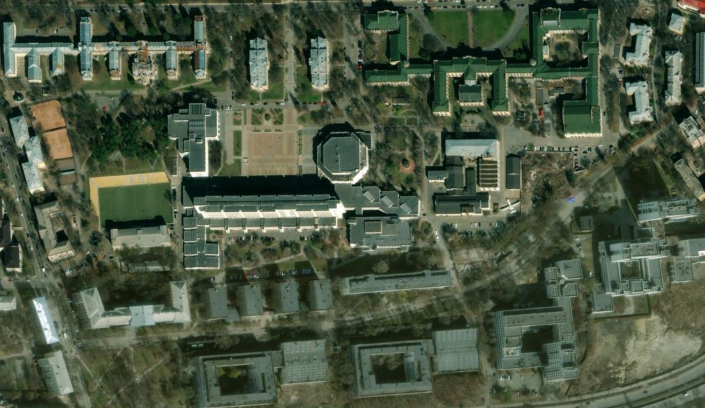
#> input picture lab3/img.png, 1409 x 816 px (shown at 1/2 size)
$ python lab3.py
#> lines starting #> are read from the running program, lines starting #| are printed output that depends on the picture; after the words box and inside, x2 and y2 are one past the last pixel; in counts of white or black regions, pixels touching at a corner belong together
import cv2
import matplotlib
import numpy as np
import matplotlib.pyplot as plt
matplotlib.use("TkAgg")

#Параметри
h_min, h_max = 0, 58
s_min, s_max = 22, 168
v_min, v_max = 40, 255

block_size = 201
C = 0
min_area = 399
max_area = 50000
aspect_ratio_min = 0.24
aspect_ratio_max = 5.0

if block_size % 2 == 0:
    block_size += 1

image_path = 'img.png'
image = cv2.imread(image_path)
#> image is the input picture: shape (816, 1409, 3); mean B, G, R 66.7, 87.6, 75
if image is None:
    raise FileNotFoundError(f"Зображення не знайдено: {image_path}")

# Конвертація у формат RGB
image_rgb = cv2.cvtColor(image, cv2.COLOR_BGR2RGB)

scale_percent = 50
width = int(image.shape[1] * scale_percent / 100)
#> width = 704
height = int(image.shape[0] * scale_percent / 100)
#> height = 408
dim = (width, height)
#> dim = (704, 408)
resized_image = cv2.resize(image_rgb, dim, interpolation=cv2.INTER_AREA)
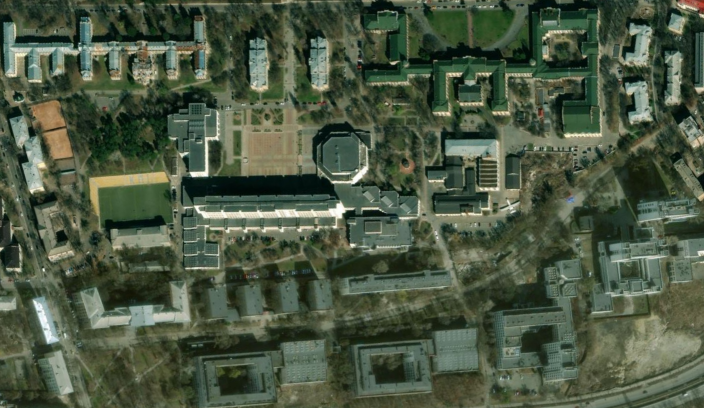
#> resized_image: shape (408, 704, 3); mean R, G, B 75, 87.6, 66.7

#Корекція кольору (HSV)
hsv_image = cv2.cvtColor(resized_image, cv2.COLOR_RGB2HSV)
#> hsv_image: shape (408, 704, 3); mean H, S, V 50.9, 82, 88.1
lower_bound = np.array([h_min, s_min, v_min])
upper_bound = np.array([h_max, s_max, v_max])

color_mask = cv2.inRange(hsv_image, lower_bound, upper_bound)
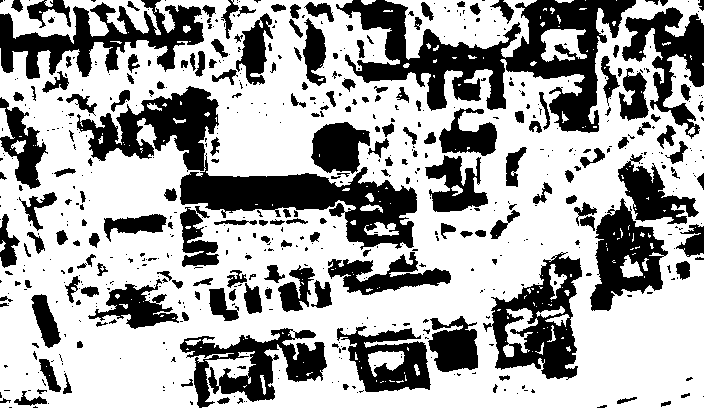
#> color_mask: shape (408, 704); 65.2% white; 613 black regions (416 under 20 px), largest, box (x1, y1, x2, y2) and area: (77, 86, 417, 250) 14595, (336, 0, 636, 133) 14548, (0, 0, 204, 79) 6598
inverted_mask = cv2.bitwise_not(color_mask)
masked_image = cv2.bitwise_and(resized_image, resized_image, mask=inverted_mask)
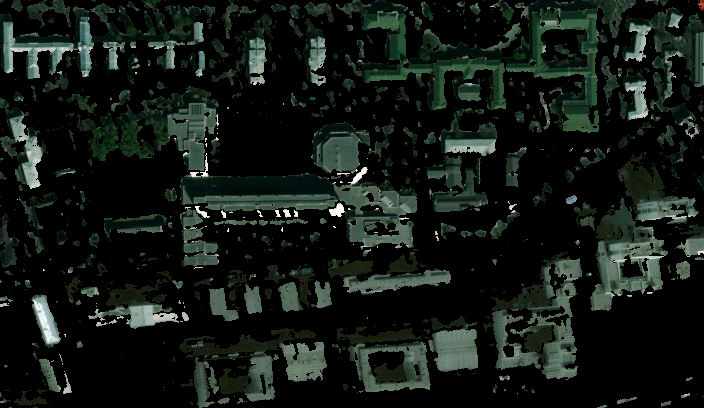
#> masked_image: shape (408, 704, 3); mean R, G, B 19.1, 25.8, 20.9

#Перетворення у відтінки сірого і розмиття
gray_image = cv2.cvtColor(masked_image, cv2.COLOR_RGB2GRAY)
blurred = cv2.GaussianBlur(gray_image, (5, 5), 0)
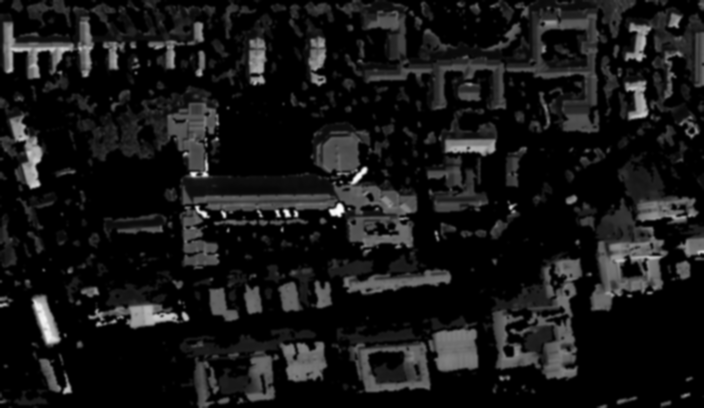
#> blurred: shape (408, 704); min 0, max 253, mean 23.2

#Адаптивна бінаризація
binary = cv2.adaptiveThreshold(
    blurred, 255, cv2.ADAPTIVE_THRESH_GAUSSIAN_C, cv2.THRESH_BINARY, block_size, C
)
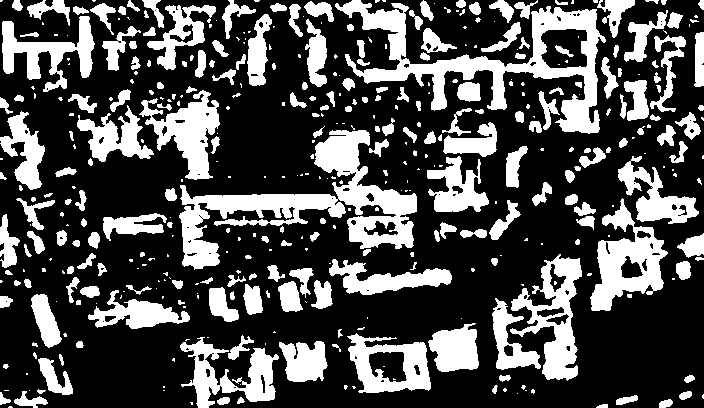
#> binary: shape (408, 704); 30.5% white; 427 white regions (210 under 20 px)

#Пошук і фільтрація контурів
contours, _ = cv2.findContours(binary, cv2.RETR_EXTERNAL, cv2.CHAIN_APPROX_SIMPLE)
#> contours = 420 contours, 242 with area under 20; largest, box (x1, y1, x2, y2) and area: (335, 0, 606, 134) 10016, (179, 130, 417, 270) 9378, (590, 198, 668, 311) 4206, (510, 254, 582, 381) 3974, (347, 333, 431, 393) 3414
final_image = resized_image.copy()
buildings_count = 0

for contour in contours:
    area = cv2.contourArea(contour)
    x, y, w, h = cv2.boundingRect(contour)
    if h == 0:
        continue
    aspect_ratio = float(w) / h

    if min_area < area < max_area and aspect_ratio_min < aspect_ratio < aspect_ratio_max:
        cv2.rectangle(final_image, (x, y), (x + w, y + h), (0, 255, 0), 2)
        buildings_count += 1
#> this loop made 420 passes
#> (area, x, y, w, h, aspect_ratio) on passes 2, 4, 5, 6, 7, 10, 11, 12, 23, 26, 27, 31: (24.5, 596, 404, 12, 4, 3), (76, 659, 399, 14, 9, 1.56), (26, 237, 397, 8, 7, 1.14), (64.5, 217, 397, 13, 8, 1.62), (108.5, 616, 395, 22, 10, 2.2), (54, 0, 392, 11, 13, 0.846), (67.5, 679, 391, 13, 9, 1.44), (218.5, 14, 391, 34, 17, 2), (23, 492, 385, 6, 9, 0.667), (47, 684, 375, 11, 8, 1.38), (45.5, 499, 375, 12, 7, 1.71), (529.5, 38, 358, 35, 37, 0.946)
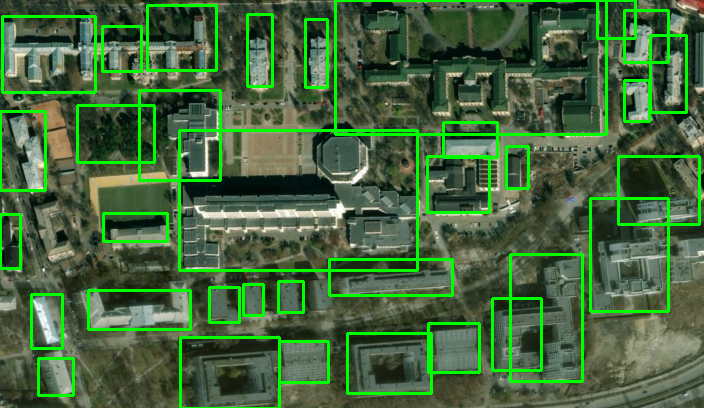
#> final_image: shape (408, 704, 3); 8.67% of pixels changed, all inside (x1, y1, x2, y2) = (0, 0, 701, 408)
#> after the loop, buildings_count = 34

print(f"Знайдено будинків: {buildings_count}")
#| Знайдено будинків: 34

#Візуалізація результатів
plt.style.use('seaborn-v0_8-darkgrid')
fig, axes = plt.subplots(2, 3, figsize=(18, 12))

axes[0, 0].imshow(resized_image)
axes[0, 0].set_title('1. Оригінальне зображення', fontsize=12)
axes[0, 0].axis('off')

axes[0, 1].imshow(inverted_mask, cmap='gray')
axes[0, 1].set_title('2. Інвертована маска кольорів', fontsize=12)
axes[0, 1].axis('off')

axes[0, 2].imshow(masked_image)
axes[0, 2].set_title('3. Зображення з маскою', fontsize=12)
axes[0, 2].axis('off')

axes[1, 0].imshow(blurred, cmap='gray')
axes[1, 0].set_title('4. Відтінки сірого та розмиття', fontsize=12)
axes[1, 0].axis('off')

axes[1, 1].imshow(binary, cmap='gray')
axes[1, 1].set_title('5. Адаптивна бінаризація', fontsize=12)
axes[1, 1].axis('off')

axes[1, 2].imshow(final_image)
axes[1, 2].set_title(f'6. Остаточний результат: знайдено {buildings_count} будівель',fontsize=12, fontweight='bold')
axes[1, 2].axis('off')


plt.tight_layout()
plt.show()
